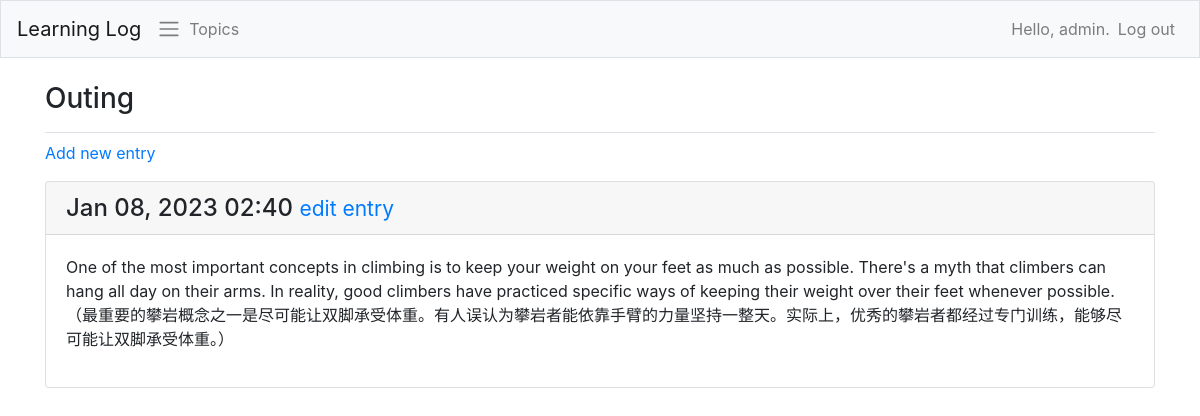
The page /topics/2/ (signed in) on the database its author committed.
### learning_logs/models.py (models this page shows, shortened)
class Topic(models.Model):
    text = models.CharField(max_length=200)
    date_added = models.DateTimeField(auto_now_add=True)
    owner = models.ForeignKey(User, on_delete=models.CASCADE)
    def __str__(self):
        return self.text

class Entry(models.Model):
    topic = models.ForeignKey(Topic, on_delete=models.CASCADE)
    text = models.TextField()
    date_added = models.DateTimeField(auto_now_add=True)
    class Meta:
        verbose_name_plural = 'entries'

### learning_logs/views.py (the view)
# urls.py: path('topics/<int:topic_id>/', views.topic, name='topic'),
@login_required
def topic(request, topic_id):
    topic = Topic.objects.get(id=topic_id)
    if topic.owner != request.user:
        raise Http404
    entries = topic.entry_set.order_by('-date_added')
    context = {'topic': topic, 'entries': entries}
    return render(request, 'learning_logs/topic.html', context)

### learning_logs/templates/learning_logs/topic.html
{% extends 'learning_logs/base.html' %} {% block page_header %}
<h3>{{ topic }}</h3>
{% endblock page_header %} {% block content %}
<p>
  <a href="{% url 'learning_logs:new_entry' topic.id %}">Add new entry</a>
</p>
{% for entry in entries %}
<div class="card mb-3">
  <h4 class="card-header">
    {{ entry.date_added|date:'M d, Y H:i' }}
    <small
      ><a href="{% url 'learning_logs:edit_entry' entry.id %}">
        edit entry</a
      ></small
    >
  </h4>
  <div class="card-body">{{ entry.text|linebreaks }}</div>
</div>
{% empty %}
<p>There are no entries for this topic yet.</p>
{% endfor %} {% endblock content %}

### learning_logs/templates/learning_logs/base.html (shortened to what this page needs)
{% load bootstrap4 %}
<!DOCTYPE html>
<html lang="en">
<head>
    {% bootstrap_css %} {% bootstrap_javascript jquery='full' %}
</head>
<body>
    <nav class="navbar navbar-expand-md navbar-light bg-light mb-4 border">
        <a class="navbar-brand" href="{% url 'learning_logs:index'%}">
            Learning Log</a>
        <span class="navbar-toggler-icon"></span></button>
        <div class="collapse navbar-collapse" id="navbarCollapse">
            <ul class="navbar-nav mr-auto">
                <li class="nav-item">
                    <a class="nav-link" href="{% url 'learning_logs:topics'%}">
                        Topics</a>
                </li>
            </ul>
            <ul class="navbar-nav ml-auto">
                {% if user.is_authenticated %}
                <li class="nav-item">
                    <span class="navbar-text">Hello, {{ user.username }}.</span>
                </li>
                <li class="nav-item">
                    <a class="nav-link" href="{% url 'users:logout' %}">Log out</a>
                </li>
                {% endif %}
            </ul>
        </div>
    </nav>
    <main role="main" class="container">
        <div class="pb-2 mb-2 border-bottom">
            {% block page_header %}{% endblock page_header %}
        </div>
        <div>
            {% block content %}{% endblock content %}
        </div>
    </main>
</body>
</html>

### rows shown on the page
Topic: text "Outing"
Entry: date_added "Jan 08, 2023 02:40", text "One of the most important concepts in climbing is to keep your weight on your feet as much as possible. There's a myth that climbers can hang all day on their arms. In reality, good climbers have practiced specific ways of keeping their weight over their feet whenever possible.（最重要的攀岩概念之一是尽可能让双脚承受体重。有人误认为攀岩者能依靠手臂的力量坚持一整天。实际上，优秀的攀岩者都经过专门训练，能够尽可能让双脚承受体重。）"

### other values the page prints
{{ user.username }} "admin"
